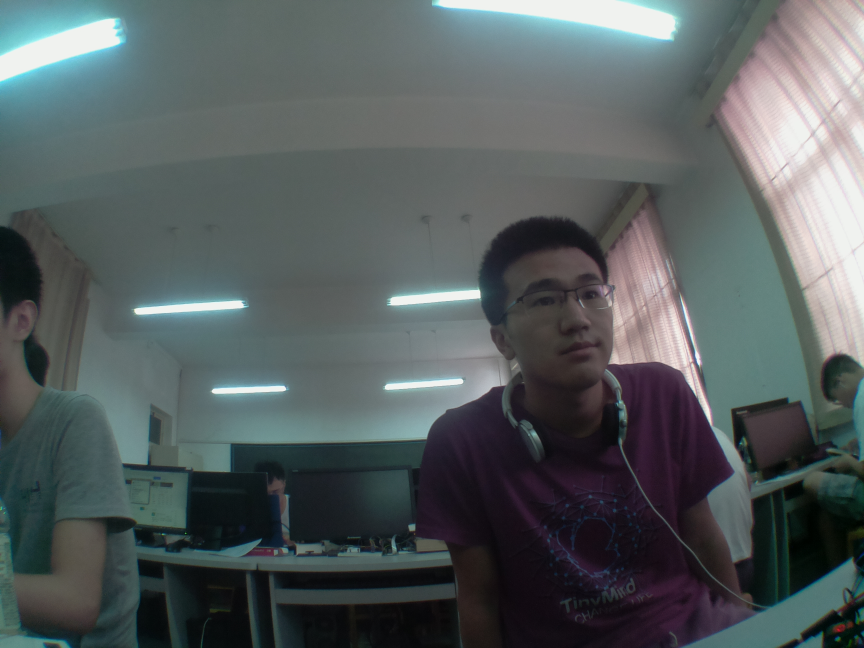
#> input picture 源代码/face/data/image.jpg, 2592 x 1944 px (shown at 1/3 size); its folder holds only this picture in this run
$ python face.py   (Python 2 division)
#> lines starting #> are read from the running program, lines starting #| are printed output that depends on the picture
#-*-coding:utf8-*-
import os
import cv2
import time
import shutil

def getAllPath(dirpath, *suffix):
#> called with dirpath = '/home/pi/face/data'
    PathArray = []
    for r, ds, fs in os.walk(dirpath):
        for fn in fs:
            if os.path.splitext(fn)[1] in suffix:
                fname = os.path.join(r, fn)
                PathArray.append(fname)
    return PathArray

#从源路径中读取所有图片放入一个list，然后逐一进行检查，把其中的脸扣下来，存储到目标路径中
def readPicSaveFace(sourcePath,targetPath,invalidPath,*suffix):
    try:
        ImagePaths=getAllPath(sourcePath, *suffix)

        #对list中图片逐一进行检查,找出其中的人脸然后写到目标文件夹下
        count = 1
        # haarcascade_frontalface_alt.xml为库训练好的分类器文件，下载opencv，安装目录中可找到
        face_cascade = cv2.CascadeClassifier('/home/pi/haarcascade_frontalface_alt.xml')
        for imagePath in ImagePaths:
            img = cv2.imread(imagePath)
#> img is the input picture: shape (1944, 2592, 3); mean B, G, R 94.6, 93.6, 85.5
            if type(img) != str:
                faces = face_cascade.detectMultiScale(img, 1.1, 5)
#> faces = [[1515, 735, 380, 380]]
                if len(faces):
                    for (x, y, w, h) in faces:
                        # 设置人脸宽度大于128像素，去除较小的人脸
                        if w>=128 and h>=128:
                            # 以时间戳和读取的排序作为文件名称
                            listStr = [str(int(time.time())), str(count)]
                            fileName = ''.join(listStr)
                            # 扩大图片，可根据坐标调整
                            X = int(x*1)
                            W = min(int((x + w)*1),img.shape[1])
                            Y = int(y*1)
                            H = min(int((y + h)*1),img.shape[0])

                            f = cv2.resize(img[Y:H, X:W], (W-X,H-Y))
                            cv2.imwrite(targetPath+os.sep+'%s.jpg' % fileName, f)
                            count += 1
                            print  imagePath + "have face"
#> this loop made 1 pass
#> (x, y, w, h, X, W, Y, H) on pass 1: (1515, 735, 380, 380, 1515, 1895, 735, 1115)
#| 源代码/face/data/image.jpghave face
#> pass 1, in readPicSaveFace, `f = cv2.resize(img[Y:H, X:W], (W-X,H-Y))`:
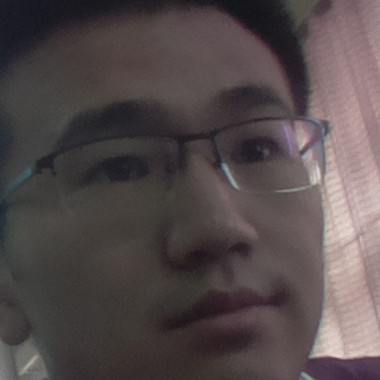
#> f: shape (380, 380, 3); mean B, G, R 75.3, 74.8, 84.3
#> after the loop, count = 2
                else:
                    shutil.move(imagePath, invalidPath)
    except IOError:
        print "Error"

    else:
        print 'Find '+str(count-1)+' faces to Destination '+targetPath
#| Find 1 faces to Destination /home/pi/face/faceOfPeople

if __name__ == '__main__':
    invalidPath = r'/home/pi/face/haveNoPeople'
    sourcePath = r'/home/pi/face/data'
    targetPath = r'/home/pi/face/faceOfPeople'
    readPicSaveFace(sourcePath,targetPath,invalidPath,'.jpg','.JPG','png','PNG')
